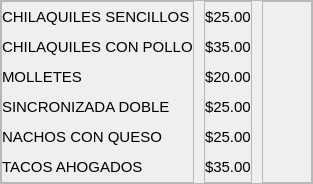
                       <widget class="QFrame" name="frame_38">
                        <property name="frameShape">
                         <enum>QFrame::StyledPanel</enum>
                        </property>
                        <property name="frameShadow">
                         <enum>QFrame::Raised</enum>
                        </property>
                        <layout class="QHBoxLayout" name="horizontalLayout_16">
                         <property name="spacing">
                          <number>10</number>
                         </property>
                         <property name="leftMargin">
                          <number>0</number>
                         </property>
                         <property name="topMargin">
                          <number>0</number>
                         </property>
                         <property name="rightMargin">
                          <number>0</number>
                         </property>
                         <property name="bottomMargin">
                          <number>0</number>
                         </property>
                         <item>
                          <widget class="QFrame" name="frame_39">
                           <property name="frameShape">
                            <enum>QFrame::StyledPanel</enum>
                           </property>
                           <property name="frameShadow">
                            <enum>QFrame::Raised</enum>
                           </property>
                           <layout class="QVBoxLayout" name="verticalLayout_33">
                            <property name="spacing">
                             <number>0</number>
                            </property>
                            <property name="leftMargin">
                             <number>0</number>
                            </property>
                            <property name="topMargin">
                             <number>0</number>
                            </property>
                            <property name="rightMargin">
                             <number>0</number>
                            </property>
                            <property name="bottomMargin">
                             <number>0</number>
                            </property>
                            <item>
                             <widget class="QLabel" name="label_93">
                              <property name="minimumSize">
                               <size>
                                <width>0</width>
                                <height>30</height>
                               </size>
                              </property>
                              <property name="maximumSize">
                               <size>
                                <width>16777215</width>
                                <height>30</height>
                               </size>
                              </property>
                              <property name="font">
                               <font>
                                <pointsize>11</pointsize>
                               </font>
                              </property>
                              <property name="text">
                               <string>CHILAQUILES SENCILLOS</string>
                              </property>
                             </widget>
                            </item>
                            <item>
                             <widget class="QLabel" name="label_94">
                              <property name="minimumSize">
                               <size>
                                <width>0</width>
                                <height>30</height>
                               </size>
                              </property>
                              <property name="maximumSize">
                               <size>
                                <width>16777215</width>
                                <height>30</height>
                               </size>
                              </property>
                              <property name="font">
                               <font>
                                <pointsize>11</pointsize>
                               </font>
                              </property>
                              <property name="text">
                               <string>CHILAQUILES CON POLLO</string>
                              </property>
                             </widget>
                            </item>
                            <item>
                             <widget class="QLabel" name="label_95">
                              <property name="minimumSize">
                               <size>
                                <width>0</width>
                                <height>30</height>
                               </size>
                              </property>
                              <property name="maximumSize">
                               <size>
                                <width>16777215</width>
                                <height>30</height>
                               </size>
                              </property>
                              <property name="font">
                               <font>
                                <pointsize>11</pointsize>
                               </font>
                              </property>
                              <property name="text">
                               <string>MOLLETES</string>
                              </property>
                             </widget>
                            </item>
                            <item>
                             <widget class="QLabel" name="label_96">
                              <property name="minimumSize">
                               <size>
                                <width>0</width>
                                <height>30</height>
                               </size>
                              </property>
                              <property name="maximumSize">
                               <size>
                                <width>16777215</width>
                                <height>30</height>
                               </size>
                              </property>
                              <property name="font">
                               <font>
                                <pointsize>11</pointsize>
                               </font>
                              </property>
                              <property name="text">
                               <string>SINCRONIZADA DOBLE</string>
                              </property>
                             </widget>
                            </item>
                            <item>
                             <widget class="QLabel" name="label_97">
                              <property name="minimumSize">
                               <size>
                                <width>0</width>
                                <height>30</height>
                               </size>
                              </property>
                              <property name="maximumSize">
                               <size>
                                <width>16777215</width>
                                <height>30</height>
                               </size>
                              </property>
                              <property name="font">
                               <font>
                                <pointsize>11</pointsize>
                               </font>
                              </property>
                              <property name="text">
                               <string>NACHOS CON QUESO</string>
                              </property>
                             </widget>
                            </item>
                            <item>
                             <widget class="QLabel" name="label_98">
                              <property name="minimumSize">
                               <size>
                                <width>0</width>
                                <height>30</height>
                               </size>
                              </property>
                              <property name="maximumSize">
                               <size>
                                <width>16777215</width>
                                <height>30</height>
                               </size>
                              </property>
                              <property name="font">
                               <font>
                                <pointsize>11</pointsize>
                               </font>
                              </property>
                              <property name="text">
                               <string>TACOS AHOGADOS</string>
                              </property>
                             </widget>
                            </item>
                           </layout>
                          </widget>
                         </item>
                         <item>
                          <widget class="QFrame" name="frame_40">
                           <property name="frameShape">
                            <enum>QFrame::StyledPanel</enum>
                           </property>
                           <property name="frameShadow">
                            <enum>QFrame::Raised</enum>
                           </property>
                           <layout class="QVBoxLayout" name="verticalLayout_34">
                            <property name="spacing">
                             <number>0</number>
                            </property>
                            <property name="leftMargin">
                             <number>0</number>
                            </property>
                            <property name="topMargin">
                             <number>0</number>
                            </property>
                            <property name="rightMargin">
                             <number>0</number>
                            </property>
                            <property name="bottomMargin">
                             <number>0</number>
                            </property>
                            <item>
                             <widget class="QLabel" name="label_99">
                              <property name="minimumSize">
                               <size>
                                <width>0</width>
                                <height>30</height>
                               </size>
                              </property>
                              <property name="maximumSize">
                               <size>
                                <width>16777215</width>
                                <height>30</height>
                               </size>
                              </property>
                              <property name="font">
                               <font>
                                <pointsize>11</pointsize>
                               </font>
                              </property>
                              <property name="text">
                               <string>$25.00</string>
                              </property>
                             </widget>
                            </item>
                            <item>
                             <widget class="QLabel" name="label_100">
                              <property name="minimumSize">
                               <size>
                                <width>0</width>
                                <height>30</height>
                               </size>
                              </property>
                              <property name="maximumSize">
                               <size>
                                <width>16777215</width>
                                <height>30</height>
                               </size>
                              </property>
                              <property name="font">
                               <font>
                                <pointsize>11</pointsize>
                               </font>
                              </property>
                              <property name="text">
                               <string>$35.00</string>
                              </property>
                             </widget>
                            </item>
                            <item>
                             <widget class="QLabel" name="label_101">
                              <property name="minimumSize">
                               <size>
                                <width>0</width>
                                <height>30</height>
                               </size>
                              </property>
                              <property name="maximumSize">
                               <size>
                                <width>16777215</width>
                                <height>30</height>
                               </size>
                              </property>
                              <property name="font">
                               <font>
                                <pointsize>11</pointsize>
                               </font>
                              </property>
                              <property name="text">
                               <string>$20.00</string>
                              </property>
                             </widget>
                            </item>
                            <item>
                             <widget class="QLabel" name="label_102">
                              <property name="minimumSize">
                               <size>
                                <width>0</width>
                                <height>30</height>
                               </size>
                              </property>
                              <property name="maximumSize">
                               <size>
                                <width>16777215</width>
                                <height>30</height>
                               </size>
                              </property>
                              <property name="font">
                               <font>
                                <pointsize>11</pointsize>
                               </font>
                              </property>
                              <property name="text">
                               <string>$25.00</string>
                              </property>
                             </widget>
                            </item>
                            <item>
                             <widget class="QLabel" name="label_103">
                              <property name="minimumSize">
                               <size>
                                <width>0</width>
                                <height>30</height>
                               </size>
                              </property>
                              <property name="maximumSize">
                               <size>
                                <width>16777215</width>
                                <height>30</height>
                               </size>
                              </property>
                              <property name="font">
                               <font>
                                <pointsize>11</pointsize>
                               </font>
                              </property>
                              <property name="text">
                               <string>$25.00</string>
                              </property>
                             </widget>
                            </item>
                            <item>
                             <widget class="QLabel" name="label_104">
                              <property name="minimumSize">
                               <size>
                                <width>0</width>
                                <height>30</height>
                               </size>
                              </property>
                              <property name="maximumSize">
                               <size>
                                <width>16777215</width>
                                <height>30</height>
                               </size>
                              </property>
                              <property name="font">
                               <font>
                                <pointsize>11</pointsize>
                               </font>
                              </property>
                              <property name="text">
                               <string>$35.00</string>
                              </property>
                             </widget>
                            </item>
                           </layout>
                          </widget>
                         </item>
                         <item>
                          <widget class="QFrame" name="frame_41">
                           <property name="minimumSize">
                            <size>
                             <width>50</width>
                             <height>0</height>
                            </size>
                           </property>
                           <property name="maximumSize">
                            <size>
                             <width>50</width>
                             <height>16777215</height>
                            </size>
                           </property>
                           <property name="styleSheet">
                            <string notr="true">QPushButton{
border: transparent;
}

QPushButton:hover{
border-radius:15px;
border: rgb(183, 170, 135);
background-color: rgba(183, 170, 135, 90);
}</string>
                           </property>
                           <property name="frameShape">
                            <enum>QFrame::StyledPanel</enum>
                           </property>
                           <property name="frameShadow">
                            <enum>QFrame::Raised</enum>
                           </property>
                           <layout class="QVBoxLayout" name="verticalLayout_35">
                            <property name="spacing">
                             <number>0</number>
                            </property>
                            <property name="leftMargin">
                             <number>0</number>
                            </property>
                            <property name="topMargin">
                             <number>0</number>
                            </property>
                            <property name="rightMargin">
                             <number>0</number>
                            </property>
                            <property name="bottomMargin">
                             <number>0</number>
                            </property>
                            <item>
                             <widget class="QPushButton" name="chila_s">
                              <property name="minimumSize">
                               <size>
                                <width>30</width>
                                <height>30</height>
                               </size>
                              </property>
                              <property name="maximumSize">
                               <size>
                                <width>30</width>
                                <height>30</height>
                               </size>
                              </property>
                              <property name="text">
                               <string/>
                              </property>
                              <property name="icon">
                               <iconset>
                                <normaloff>iconos/add_shopping_cart.png</normaloff>iconos/add_shopping_cart.png</iconset>
                              </property>
                              <property name="iconSize">
                               <size>
                                <width>20</width>
                                <height>20</height>
                               </size>
                              </property>
                             </widget>
                            </item>
                            <item>
                             <widget class="QPushButton" name="chila_p">
                              <property name="minimumSize">
                               <size>
                                <width>30</width>
                                <height>30</height>
                               </size>
                              </property>
                              <property name="maximumSize">
                               <size>
                                <width>30</width>
                                <height>30</height>
                               </size>
                              </property>
                              <property name="text">
                               <string/>
                              </property>
                              <property name="icon">
                               <iconset>
                                <normaloff>iconos/add_shopping_cart.png</normaloff>iconos/add_shopping_cart.png</iconset>
                              </property>
                              <property name="iconSize">
                               <size>
                                <width>20</width>
                                <height>20</height>
                               </size>
                              </property>
                             </widget>
                            </item>
                            <item>
                             <widget class="QPushButton" name="Molletes">
                              <property name="minimumSize">
                               <size>
                                <width>30</width>
                                <height>30</height>
                               </size>
                              </property>
                              <property name="maximumSize">
                               <size>
                                <width>30</width>
                                <height>30</height>
                               </size>
                              </property>
                              <property name="text">
                               <string/>
                              </property>
                              <property name="icon">
                               <iconset>
                                <normaloff>iconos/add_shopping_cart.png</normaloff>iconos/add_shopping_cart.png</iconset>
                              </property>
                              <property name="iconSize">
                               <size>
                                <width>20</width>
                                <height>20</height>
                               </size>
                              </property>
                             </widget>
                            </item>
                            <item>
                             <widget class="QPushButton" name="sincronizada">
                              <property name="minimumSize">
                               <size>
                                <width>30</width>
                                <height>30</height>
                               </size>
                              </property>
                              <property name="maximumSize">
                               <size>
                                <width>30</width>
                                <height>30</height>
                               </size>
                              </property>
                              <property name="text">
                               <string/>
                              </property>
                              <property name="icon">
                               <iconset>
                                <normaloff>iconos/add_shopping_cart.png</normaloff>iconos/add_shopping_cart.png</iconset>
                              </property>
                              <property name="iconSize">
                               <size>
                                <width>20</width>
                                <height>20</height>
                               </size>
                              </property>
                             </widget>
                            </item>
                            <item>
                             <widget class="QPushButton" name="nachos">
                              <property name="minimumSize">
                               <size>
                                <width>30</width>
                                <height>30</height>
                               </size>
                              </property>
                              <property name="maximumSize">
                               <size>
                                <width>30</width>
                                <height>30</height>
                               </size>
                              </property>
                              <property name="text">
                               <string/>
                              </property>
                              <property name="icon">
                               <iconset>
                                <normaloff>iconos/add_shopping_cart.png</normaloff>iconos/add_shopping_cart.png</iconset>
                              </property>
                              <property name="iconSize">
                               <size>
                                <width>20</width>
                                <height>20</height>
                               </size>
                              </property>
                             </widget>
                            </item>
                            <item>
                             <widget class="QPushButton" name="tac_aho">
                              <property name="minimumSize">
                               <size>
                                <width>30</width>
                                <height>30</height>
                               </size>
                              </property>
                              <property name="maximumSize">
                               <size>
                                <width>30</width>
                                <height>30</height>
                               </size>
                              </property>
                              <property name="text">
                               <string/>
                              </property>
                              <property name="icon">
                               <iconset>
                                <normaloff>iconos/add_shopping_cart.png</normaloff>iconos/add_shopping_cart.png</iconset>
                              </property>
                              <property name="iconSize">
                               <size>
                                <width>20</width>
                                <height>20</height>
                               </size>
                              </property>
                             </widget>
                            </item>
                           </layout>
                          </widget>
                         </item>
                        </layout>
                       </widget>
